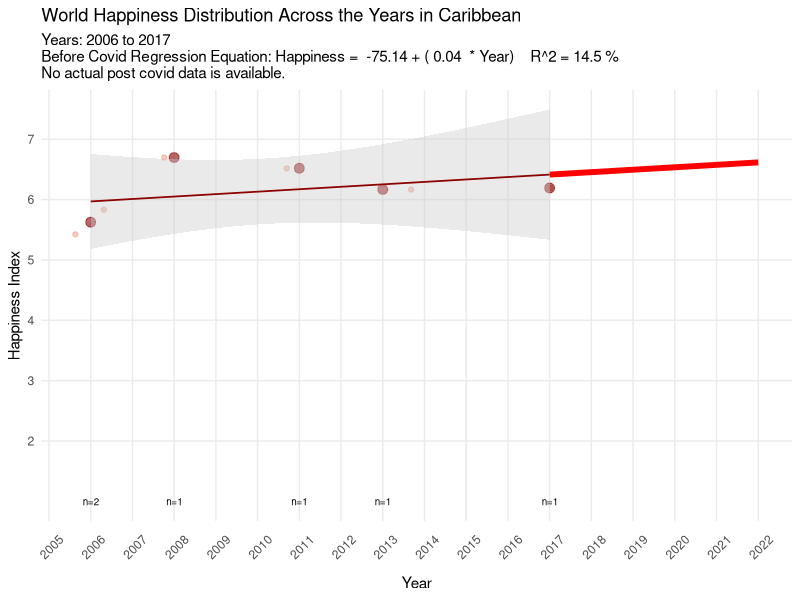
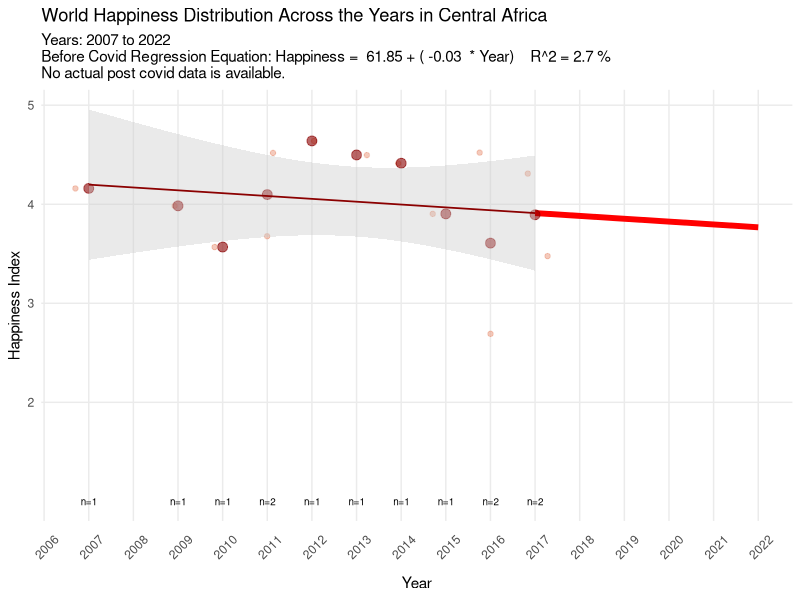
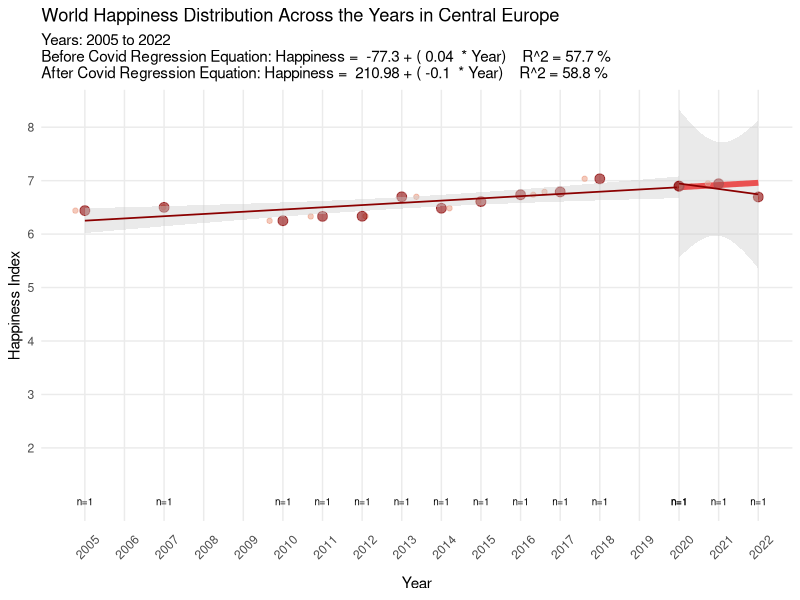
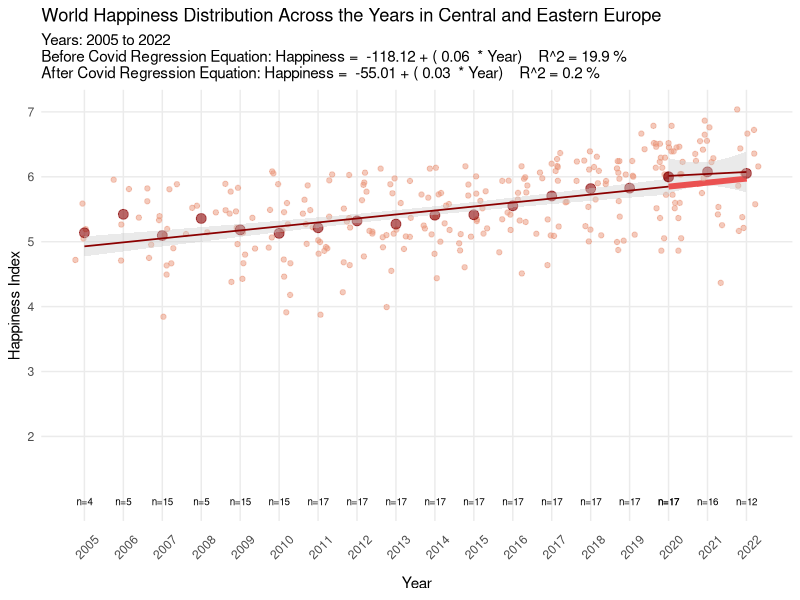
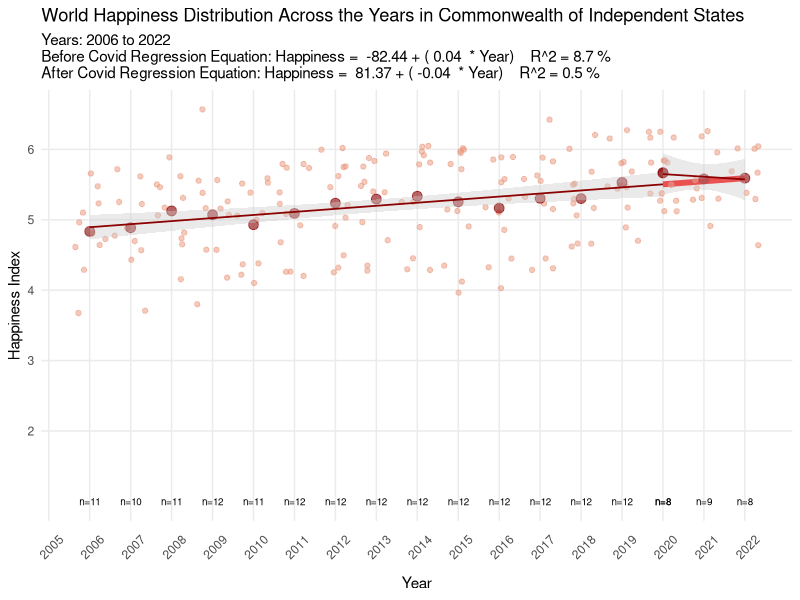
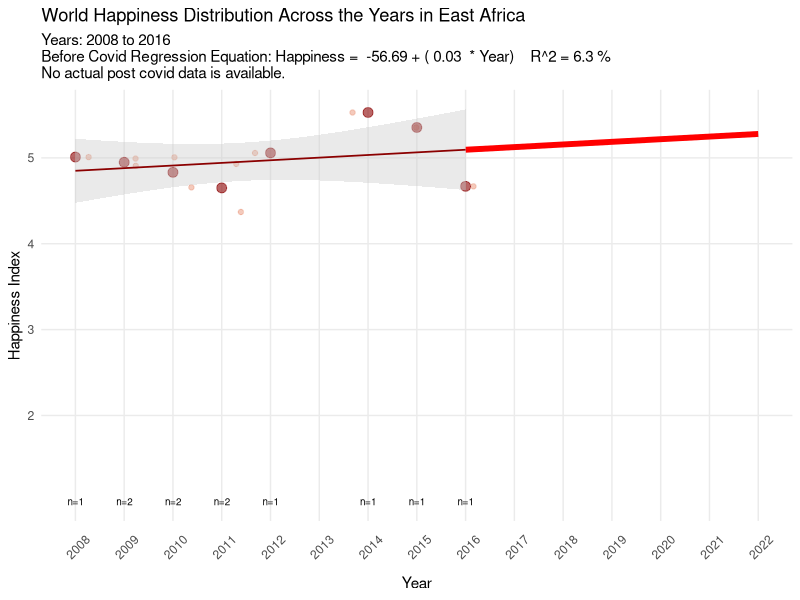
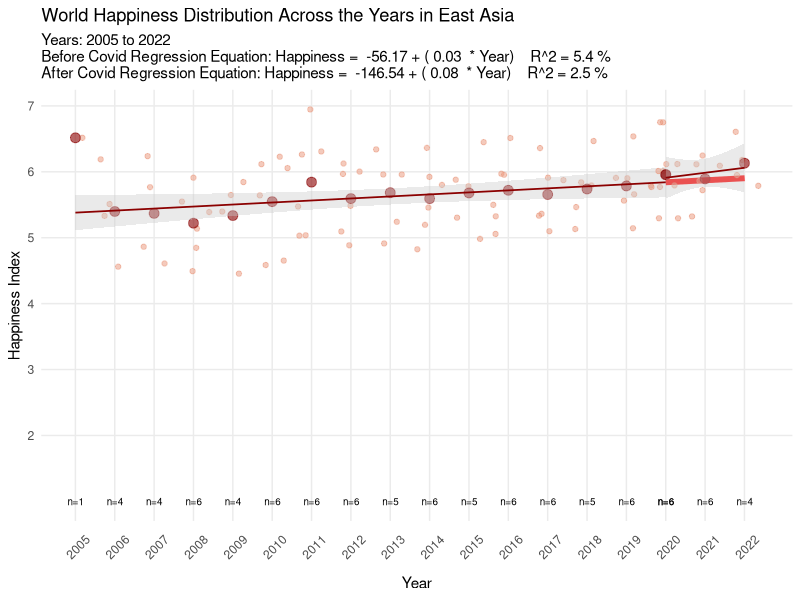
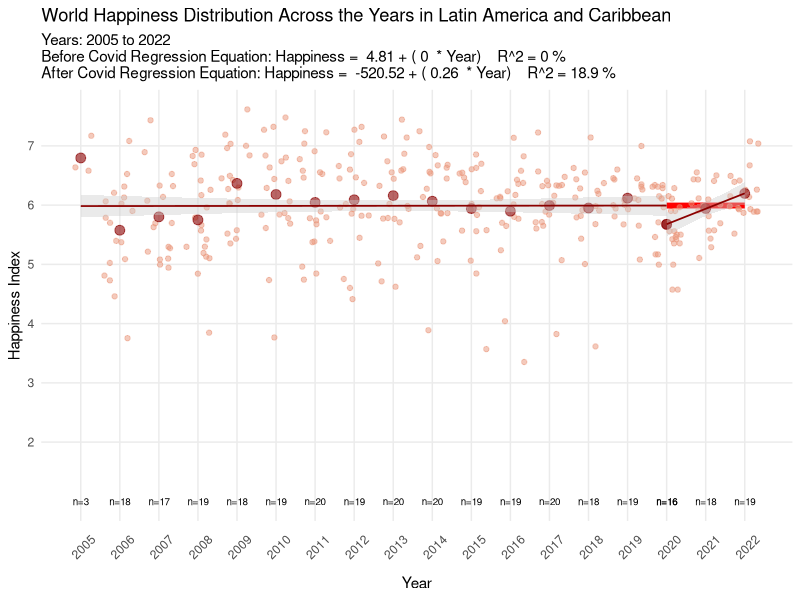

Write R code to recreate these figures, in order.
## ---- chunk 1
library(dplyr)
library(ggplot2)
library(viridis)
## ---- chunk 2
df <- read.csv("../../DataAnalysis/DataFramesCreated/whi.df.clean.csv")
## ---- chunk 3
linear_regression <- function(x, y, data) {
  formula <- as.formula(paste(y, "~", x))

  regression <- lm(formula, data = data)

  intercept <- coef(regression)[1]
  slope <- coef(regression)[2]
  r_squared_percentage <- round(summary(regression)$r.squared * 100, 1)
  
  return(list(intercept=intercept, 
              slope=slope, 
              r_squared_percentage=r_squared_percentage))
}
## ---- chunk 4
# only have data for one year, can't make a regression line off of that
df <- df %>%
  filter(!Regional.Indicator %in% c("South America", "Anglophone Caribbean", "Central America"))

region.mean.by.year <- df %>%
  group_by(Regional.Indicator, Year) %>%
  summarise(n = n(), Life.Ladder = mean(Life.Ladder, na.rm = TRUE))

predict <- function(equation, df1){
  # before covid
  before_covid1 <- filter(df1, Year < 2021)
  
  # predicted happiness
  years <- seq(min(2020, max(before_covid1$Year)), 2022, 1)

  n <- length(years)
  happiness.index <- numeric(n)
  for (i in 1:n){
    happiness <- equation$intercept + equation$slope * years[i]
    happiness.index[i] <- happiness
  }
  
  predicted.happiness.df <- data.frame(Year = years, Life.Ladder = happiness.index)
  
  return(predicted.happiness.df)
}

plot <- function(df1, df2){
  before_covid1 <- filter(df1, Year < 2021)
  before_covid2 <- filter(df2, Year < 2021)

  equation <- linear_regression("Year", "Life.Ladder", before_covid1)

  predicted.happiness.df <- predict(equation, before_covid1)
  
  subtitle_before <- paste("Years:", min(df1$Year), "to", max(df1$Year), "\nBefore Covid Regression Equation: Happiness = ", round(equation$intercept, 2), '+ (', round(equation$slope, 2), " * Year)", "   R^2 =", equation$r_squared_percentage, "%")
  
  result <- 
    ggplot(before_covid1, aes(x = Year, y = Life.Ladder)) +
    geom_point(alpha = 0.5, position = "jitter", color="darksalmon") +
    geom_line(data=predicted.happiness.df, color="red", size=2) +
    geom_point(data = before_covid2, size = 3, color="darkred", alpha=0.6) +
    geom_smooth(method='lm', color = "darkred", fill="gray80", se = TRUE, size=0.6) +
    geom_text(data = before_covid2, aes(label = paste0("n=", n), y = 1, color = NULL), size = 2.5) +
    labs(title=paste("World Happiness Distribution Across the Years in", unique(df1$Regional.Indicator)), 
      subtitle=subtitle_before, 
      x="\nYear", 
      y="Happiness Index") +
    theme_minimal() +
    scale_x_continuous(breaks = seq(min(df$Year), max(df$Year), 1)) +
    scale_y_continuous(breaks = seq(2, 9, 1)) +
    theme(axis.text.x = element_text(angle = 45, hjust = 0.2, vjust = 0),
          legend.position = "none",
          panel.grid.minor = element_blank())
  
  after_covid1 <- filter(df1, Year > 2019)
  after_covid2 <- filter(df2, Year > 2019)
  
  if (nrow(after_covid1) > 1){
    after_equation <- linear_regression("Year", "Life.Ladder", after_covid1)
    
      subtitle_after <- paste("After Covid Regression Equation: Happiness = ", round(after_equation$intercept, 2), '+ (', round(after_equation$slope, 2), " * Year)", "   R^2 =", after_equation$r_squared_percentage, "%")

    result <- result +
        geom_point(data = after_covid1, alpha = 0.5, position = "jitter", color="darksalmon") +
        geom_point(data = after_covid2, size = 3, color="darkred", alpha=0.6) + 
        geom_smooth(data = after_covid1, method='lm', color = "darkred", fill="gray80", se = TRUE, size=0.6) +
        geom_text(data = after_covid2, aes(label = paste0("n=", n), y = 1, color = NULL), size = 2.5)
        
    result <- result +
    labs(subtitle=paste0(subtitle_before, "\n", subtitle_after))
  } else {
    subtitle_after <- paste("No actual post covid data is available.")
    result <- result +
    labs(subtitle=paste0(subtitle_before, "\n", subtitle_after))
  }
  
  print(result)
}

regions <- unique(region.mean.by.year$Regional.Indicator)

for (region in regions) {
  
  df1 <- filter(df, Regional.Indicator == {{ region }})
  df2 <- filter(region.mean.by.year, Regional.Indicator == {{ region }})

  plot(df1, df2)
}
